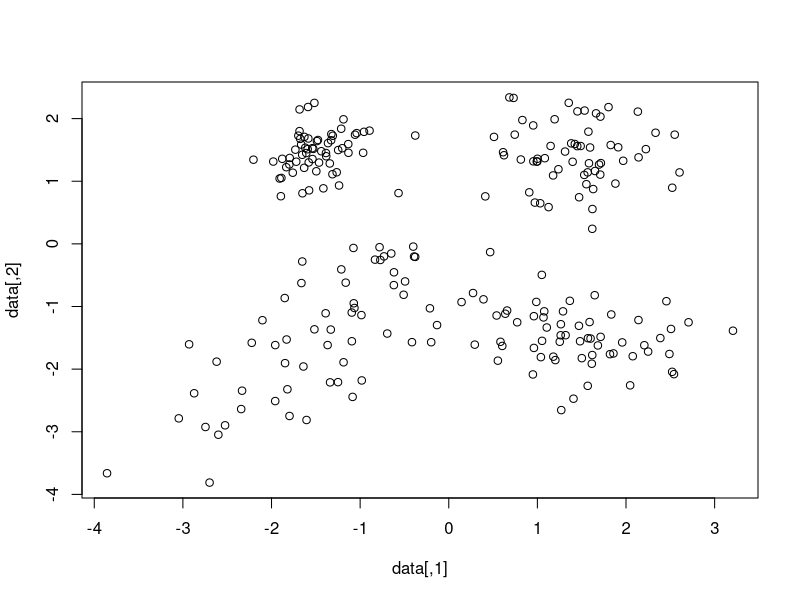

Write R code to recreate this figure. (Note: this script raises an error after producing the figure.)
set.seed(11)

### draw data
n <- 60
means <- list(c(1.5,1.5),
              c(1.5,-1.5),
              c(-1.5,1.5),
              c(-1.5,-1.5))
Sigmas <- list(matrix(c(0.3, 0.05, 0.05, 0.3), ncol = 2),
               matrix(c(0.5, -0.08, -0.08, 0.2), ncol = 2),
               matrix(c(0.1, 0.03, 0.03, 0.1), ncol = 2),
               matrix(c(0.8, 0.5, 0.5, 0.8), ncol = 2))
clus1 <- MASS::mvrnorm(n = n, mu = means[[1]], Sigma = Sigmas[[1]])
clus2 <- MASS::mvrnorm(n = n, mu = means[[2]], Sigma = Sigmas[[2]])
clus3 <- MASS::mvrnorm(n = n, mu = means[[3]], Sigma = Sigmas[[3]])
clus4 <- MASS::mvrnorm(n = n, mu = means[[4]], Sigma = Sigmas[[4]])
data <- rbind(clus1, clus2, clus3, clus4)
plot(data)

### run Gibbs sampler
alpha <- 0.01 # concentration parameter of Dirichlet distribution
mu0 <- matrix(rep(0, 2), ncol = 2) # prior mean for class means
sigma0 <- diag(2) * 9 # prior variance for class means
sigma_y <- diag(2) # data variance (assumed known and same for all classes)
c_init <- rep(1, nrow(data)) # initial data point assignment
maxIters <- 1000 # number of Gibbs sampler iterations
results <- crp_gibbs(data = data, alpha = alpha, mu0 = mu0, sigma0 = sigma0,
                     sigma_y = sigma_y, c_init = c_init, maxIters = maxIters)

### assign classes that occur most often
tab <- apply(results, 1, FUN = function(x) {
  tab <- table(x)
  ans <- names(tab[which.max(tab)])
  return(as.numeric(ans))
})
table(tab)

### Gibbs sampler definition
crp_gibbs <- function(data, alpha, mu0, sigma0, sigma_y, c_init, maxIters){

  ### data dimension
  D <- ncol(data)
  N <- nrow(data)

  ### precision priors
  tau0 <- solve(sigma0)
  tau_y <- solve(sigma_y)

  ### initialization
  z <- c_init
  n_k <- as.vector(table(z))
  Nclust <- length(n_k)
  pb <- txtProgressBar(min = 0, max = maxIters, style = 3)

  ### storage of Gibbs samples
  cms <- matrix(NA, nrow = N, ncol = maxIters)
  cmeans <- list()
  cvariances <- list()

  ### Gibbs sampler
  for(iter in 1:maxIters){

    ### add storage space
    cmeans[[iter]] <- list()
    cvariances[[iter]] <- list()

    ### Dirichlet Process
    for(n in 1:N){
      ### un-assign initial class membership
      c_i <- z[n]
      n_k[c_i] <- n_k[c_i] - 1

      ### remove empty table
      if(n_k[c_i] == 0) {
        n_k[c_i] <- n_k[Nclust]
        z[z == Nclust] <- c_i
        n_k <- n_k[-Nclust]
        Nclust <- Nclust - 1
      }

      ### ensure that z[n] does not get counted as a cluster
      z[n] <- -1

      ### storage for cluster log-probabilities
      logp <- rep(NA, Nclust + 1)

      ### update cluster characteristics
      for(c_i in 1:Nclust){

        ### extract data points currently present in this cluster
        y <- data[z == c_i, , drop = FALSE]

        ### compute cluster precision and variance
        tau_p <- tau0 + n_k[c_i] * tau_y
        sig_p <- solve(tau_p)

        ### compute / update cluster mean
        mean_p <- sig_p %*% (tau_y %*% colSums(y) + tau0 %*% t(mu0))

        ### update cluster covariance
        sigma_p <- (sigma0 + crossprod(t(apply(y, 1, function(x) x - mean_p)))) / (n_k[c_i]+2-D-1)

        ### save cluster means and variances
        cmeans[[iter]][[c_i]] <- mean_p
        cvariances[[iter]][[c_i]] <- sigma_p

        ### compute cluster assignment probabilities for existing cluster (conditioned on existing clusters)
        logp[c_i] <- log(n_k[c_i]) + mvtnorm::dmvnorm(data[n,], mean = mean_p, sigma = sig_p + sigma_y, log = TRUE)
      }

      ### compute probability for new cluster (conditioned on existing clusters)
      logp[Nclust+1] <- log(alpha) + mvtnorm::dmvnorm(data[n,], mean = mu0, sigma = sigma0 + sigma_y, log = TRUE)

      ### transform log-probabilities to probabilities
      max_logp <- max(logp)
      logp <- logp - max_logp
      loc_probs <- exp(logp)
      loc_probs <- loc_probs / sum(loc_probs)

      ### draw new cluster membership
      newz <- sample(1:(Nclust+1), 1, prob = loc_probs)
      if(newz == Nclust + 1){
        ### spawn new cluster
        n_k <- c(n_k, 0)
        Nclust <- Nclust + 1
      }
      z[n] <- newz
      n_k[newz] <- n_k[newz] + 1
    }

    setTxtProgressBar(pb, iter)
    cms[, iter] <- z
  }

  close(pb)
  return(list("cms" = cms, "cmeans" = cmeans, "cvariances" = cvariances))
}
